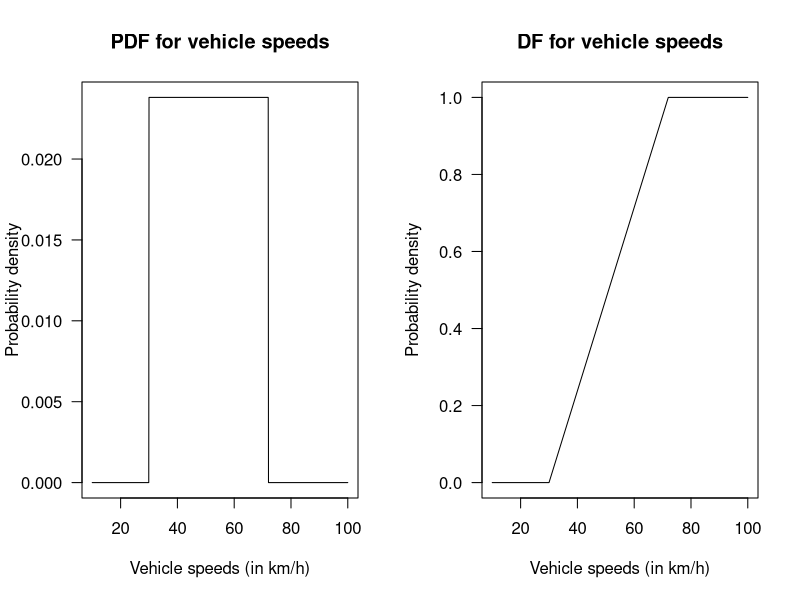
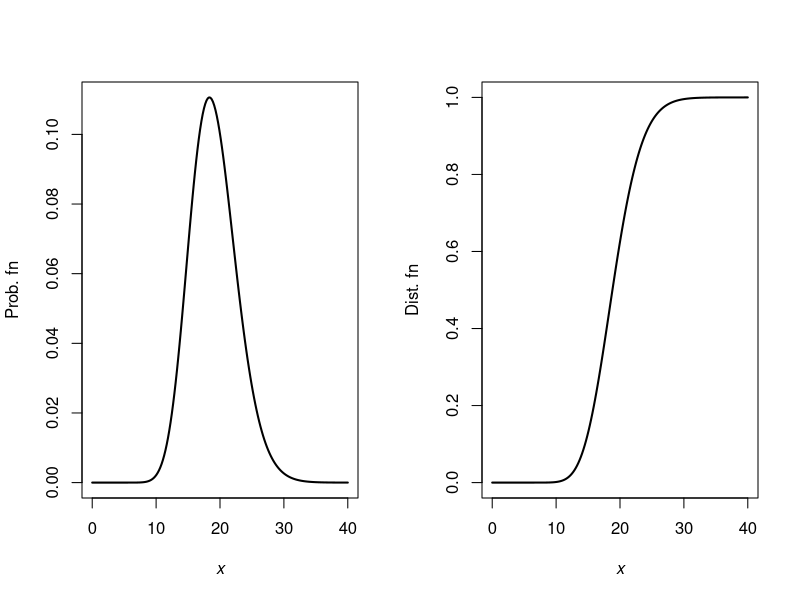
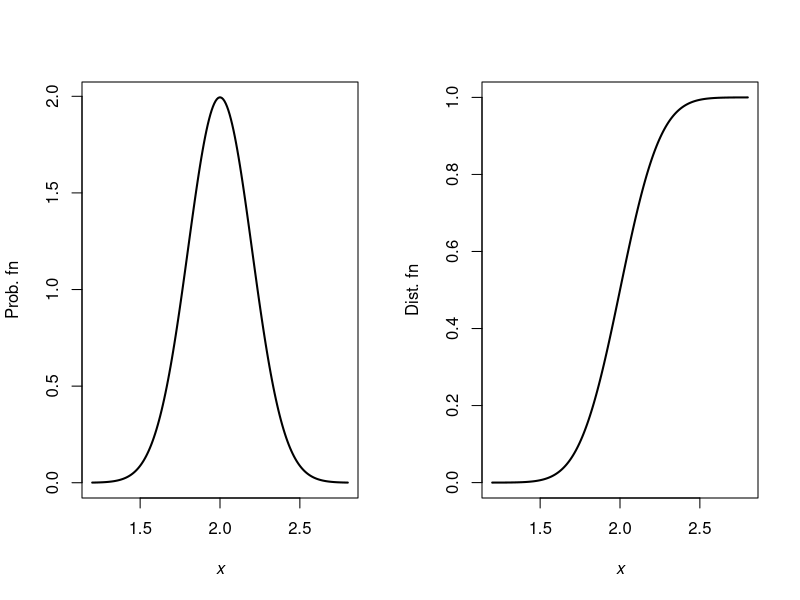
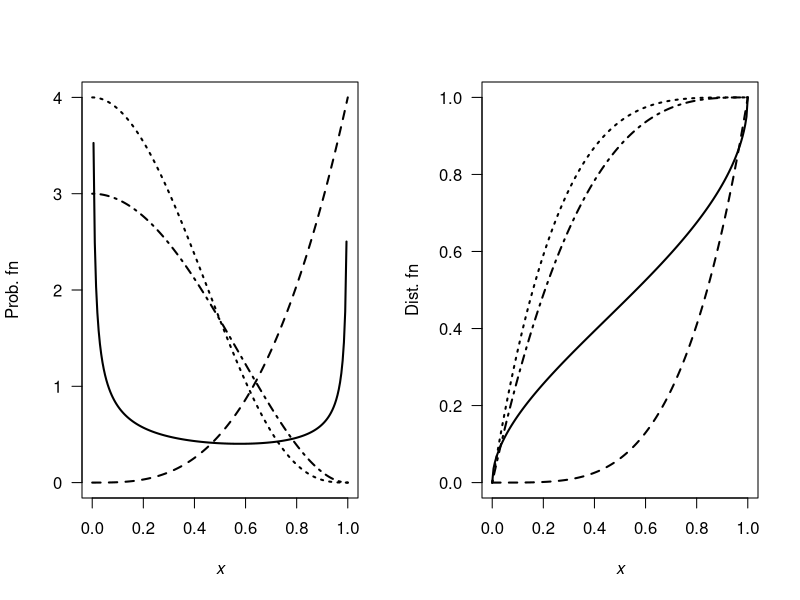
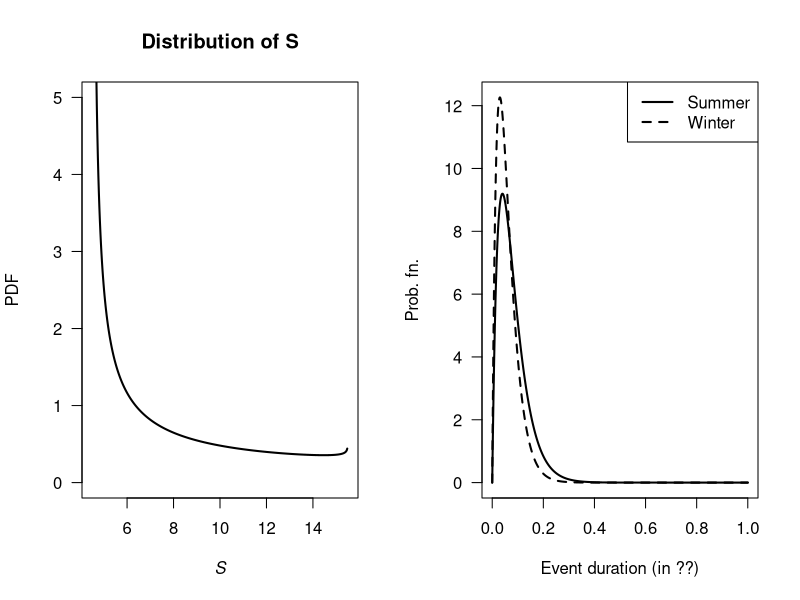
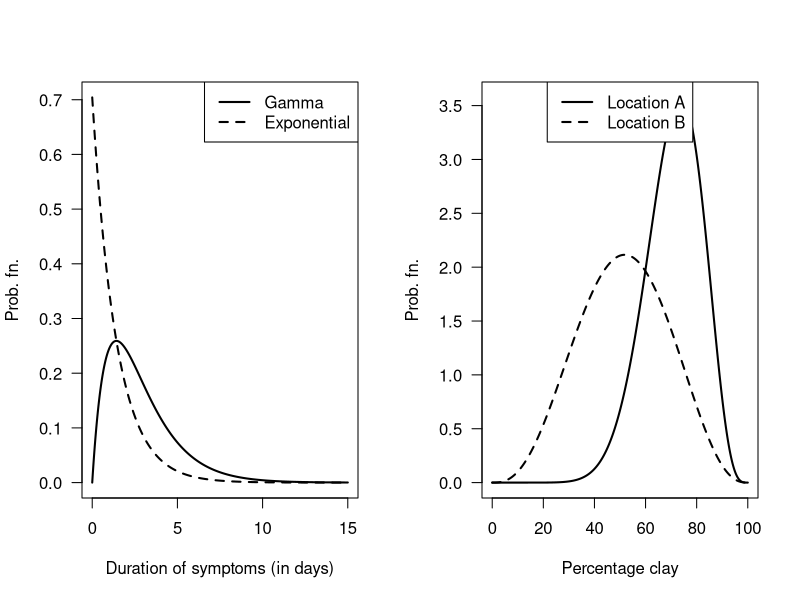
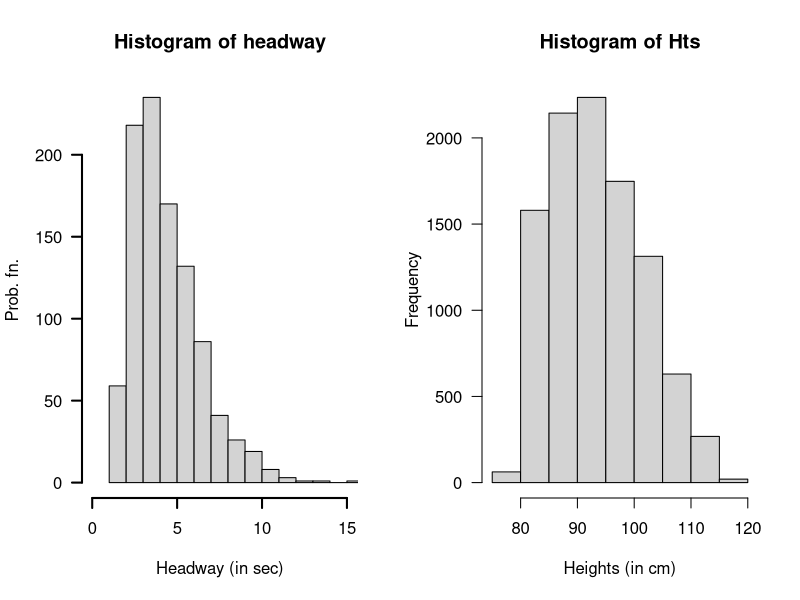
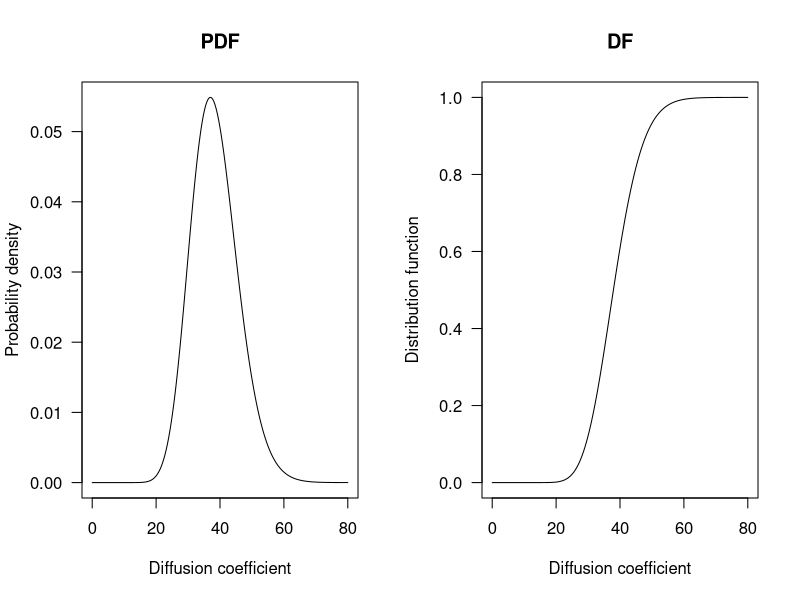

Write R code to recreate these figures, in order.
## ---- chunk 1
1 - punif(60, 30, 72)
(1 - punif(65, 30, 72) ) /
  (1 - punif(60, 32, 72) )

## ---- chunk 2
par(mfrow = c(1, 2))

x <- seq(10, 100,
         length = 1000)
plot( x = x,
      y = dunif(x, 
                min = 30,
                max = 72),
      type = "l",
      las = 1,
      xlab = "Vehicle speeds (in km/h)",
      ylab = "Probability density",
      main = "PDF for vehicle speeds")

x <- seq(10, 100,
         length = 1000)
plot( x = x,
      y = punif(x, 
                min = 30,
                max = 72),
      type = "l",
      las = 1,
      ylim = c(0, 1),
      xlab = "Vehicle speeds (in km/h)",
      ylab = "Probability density",
      main = "DF for vehicle speeds")
## ---- chunk 3
# Proportion excluded:
pnorm(30, 48, 8.8) + # Slower than 30
   (1- pnorm(72, 48, 8.8)) # Faster than 72
## ---- chunk 4
alpha <- 27.05
beta <- 1.42

x <- seq(0, 40, length = 200)

par(mfrow = c(1, 2))

plot( y = dgamma(x, shape = alpha, rate = beta),
      x = x,
      xlab = expression(italic(x)),
      ylab = "Prob. fn",
      type = "l",
      lwd = 2)
plot( y = pgamma(x, shape = alpha, rate = beta),
      x = x,
      xlab = expression(italic(x)),
      ylab = "Dist. fn",
      type = "l",
      lwd = 2)

( pgamma(50, shape = alpha, rate = beta) - pgamma(30, shape = alpha, rate = beta) ) /
  pgamma(50, shape = alpha, rate = beta)
## ---- chunk 5
mn <- 2
sd <- 0.2

x <- seq(1.2, 2.8, length = 200)

par(mfrow = c(1, 2))

plot( y = dnorm(x, mean = mn, sd = sd),
      x = x,
      xlab = expression(italic(x)),
      ylab = "Prob. fn",
      type = "l",
      lwd = 2)
plot( y = pnorm(x, mean = mn, sd = sd ),
      x = x,
      xlab = expression(italic(x)),
      ylab = "Dist. fn",
      type = "l",
      lwd = 2)

1 - pnorm(2.4, mean = mn, sd = sd)
qnorm(0.8, mean = mn, sd = sd)
qnorm(0.85, mean = mn, sd = sd)

## ---- chunk 6
dKumaraswamy <- function(x, a, b){
  a * b * x^(a - 1) * (1 - x^2) ^ (b - 1)
}
pKumaraswamy <- function(x, a, b){
  1 - (1 - x^a)^b
}


x <- seq(0, 1, length = 200)

par(mfrow = c(1, 2))

plot( y = dKumaraswamy(x, a = 0.5, b = 0.5),
      x = x,
      xlab = expression(italic(x)),
      ylab = "Prob. fn",
      las = 1,
      type = "l",
      ylim = c(0, 4),
      lwd = 2)
lines(y = dKumaraswamy(x, a = 4, b = 1),
      x = x,
      lwd = 2,
      lty = 2)
lines(y = dKumaraswamy(x, a = 1, b = 4),
      x = x,
      lwd = 2,
      lty = 3)
lines(y = dKumaraswamy(x, a = 1, b = 3),
      x = x,
      lwd = 2,
      lty = 4)




plot( y = pKumaraswamy(x, a = 0.5, b = 0.5),
      x = x,
      las = 1,
      xlab = expression(italic(x)),
      ylab = "Dist. fn",
      type = "l",
      lwd = 2)
lines(y = pKumaraswamy(x, a = 4, b = 1),
      x = x,
      lwd = 2,
      lty = 2)
lines(y = pKumaraswamy(x, a = 1, b = 4),
      x = x,
      lwd = 2,
      lty = 3)
lines(y = pKumaraswamy(x, a = 1, b = 3),
      x = x,
      lwd = 2,
      lty = 4)


## ---- chunk 7
v <- seq(0, 1, length = 500)
stime <- 4.5 + 11 * v
  
PDFv <- dbeta(v, shape1 = 0.287, shape2 = 0.926)

plot( PDFv ~ stime,
      type = "l",
      las = 1,
      xlim = c(4.5, 15.5),
      ylim = c(0, 5),
      xlab = expression(italic(S)),
      ylab = "PDF",
      main = "Distribution of S",
      lwd = 2)

1 - pbeta( 0.9545455, shape1 = 0.287, shape2 = 0.926)
qbeta(0.8, shape1 = 0.287, shape2 = 0.926)
## ---- chunk 8
alpha <- 2; betaS <- 0.04; betaW <- 0.03
x <- seq(0, 1, length = 1000)

yS <- dgamma( x, shape = alpha, scale = betaS)
yW <- dgamma( x, shape = alpha, scale = betaW)

plot( range(c(yS, yW)) ~  range(x),
      type = "n", # No plot, just canvas
      las = 1,
      xlab = "Event duration (in ??)",
      ylab = "Prob. fn.")
lines(yS ~ x, 
      lty = 1,
      lwd = 2)
lines(yW ~ x, 
      lty = 2,
      lwd = 2)
legend( "topright",
        lwd = 2,
        lty = 1:2,
        legend = c("Summer", "Winter"))

1 - pgamma(6/24, shape = alpha, scale = betaW)
1 - pgamma(6/24, shape = alpha, scale = betaS)

## ---- chunk 9
x <- seq(0, 15, length = 500)
yGamma <- dgamma(x, shape = alpha, scale = beta)
yExp <- dexp(x, rate = 1/beta)

plot( range (c(yGamma, yExp)) ~ range(x),
      type = "n", # No plot, just canvas
      las = 1,
      xlab = "Duration of symptoms (in days)",
      ylab = "Prob. fn.")
lines( yGamma ~ x,
       lwd = 2,
       lty = 1)
lines( yExp ~ x,
       lwd = 2,
       lty = 2)
legend( "topright",
        lwd = 2,
        lty = 1:2,
        legend = c("Gamma", "Exponential"))

1 - pgamma(4, shape = alpha, scale = beta)
1 - pexp(4, rate = 1/beta)

qgamma(0.95, shape = alpha, scale = beta)
qexp(0.95, rate = 1/beta)
## ---- chunk 10
pnorm(5, mean = 6, sd = 1.5)

(1 - pnorm(7, mean = 6, sd = 1.5) ) / 
  (1 - pnorm(5, mean = 6, sd = 1.5) )

qnorm(0.85, mean = 6, sd = 1.5)
## ---- chunk 11
x <- seq(0, 1, length = 1000)
yA <- dbeta(x, shape1 = 11.52, shape2 = 4.75)
yB <- dbeta(x, shape1 = 3.85, shape2 = 3.65)

plot( range( c(yA, yB)) ~ range(100 * x),
      type = "n", #No plot, just canvas
      las = 1,
      xlab = "Percentage clay",
      ylab = "Prob. fn.")
lines( yA ~ I(100 * x), 
       lwd = 2,
       lty = 1)
lines( yB ~ I(100 * x), 
       lwd = 2,
       lty = 2)
legend("top",
       lty = 1:2,
       lwd = 2,
       legend = c("Location A", "Location B"))

qbeta( 0.5, shape1 = 11.52, shape2 = 4.75)
qbeta( 0.5, shape1 = 3.85, shape2 = 3.65)
## ---- chunk 12
numSims <- 1000
yHeadway <- rgamma( n = numSims,
                    shape = 2.5,
                    rate = 0.8)
xHeadway <- yHeadway + 1.2
hist(xHeadway,
     las = 1,
     lwd = 2,
     xlim = c(0, max(xHeadway)),
     main = "Histogram of headway",
     ylab = "Prob. fn.",
     xlab = "Headway (in sec)")

xMean <- 3.2; xVar <- 1.6
xLo <- 3.2 - 2 * sqrt(xVar)
xHi <- 3.2 + 2 * sqrt(xVar)

# Part 3
Num <- sum( (xHeadway < xHi ) & (xHeadway > xLo) )
EmpiricalProp <- Num / numSims
EmpiricalProp

# Part 4: Tchebyshev: AT LEAST this proportion
k <- 2
1 - 1/k^2
## ---- chunk 13
htMean <- function(x) {
  7.5 * x + 70
}
htSD <- function(x) {
  0.4575 * x + 1.515
}

NumSims <- 10000

Ages <- c(
  rep(2, NumSims * 0.32),
  rep(3, NumSims * 0.33),
  rep(4, NumSims * 0.25),
  rep(5, NumSims * 0.10)
)

Hts <- rnorm(NumSims,
             mean = htMean(Ages),
             sd = htSD(Ages))
hist(Hts,
     las = 1,
     xlab = "Heights (in cm)")

# Taller than 100:
cat("Taller than 100cm:", sum( Hts > 100) / NumSims * 100, "%\n")
# Mean and variance:
cat("Mean:", mean( Hts ), "cm; ",
    "Std dev: ", sd(Hts), "cm\n")

# Sort the heights to find where the tallest 20% are:
cat("Tallest 15% are taller than", 
    sort(Hts)[ NumSims * 0.85], "cm\n")
## ---- chunk 14
topPart <- pgamma(50, shape = 27.05, scale = 1.42) - 
           pgamma(30, shape = 27.05, scale = 1.42)
bottomPart <-pgamma(50, shape = 27.05, scale = 1.42)

topPart / bottomPart
## ---- chunk 15
par(mfrow = c(1, 2))

x <- seq(0, 80,
         length = 1000)
y <- dgamma(x,
            shape = 27.05,
            scale = 1.42)
plot(y ~ x,
     las = 1,
     type = "l",
     xlab = "Diffusion coefficient",
     ylab = "Probability density",
     main = "PDF")


x <- seq(0, 80,
         length = 1000)
y <- pgamma(x,
            shape = 27.05,
            scale = 1.42)
plot(y ~ x,
     las = 1,
     type = "l",
     xlab = "Diffusion coefficient",
     ylab = "Distribution function",
     main = "DF")
